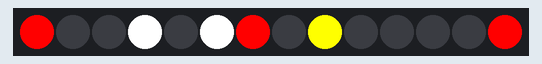
Recording of a sketch running on a simulated ESP32. On the bench: 14 RGB LEDs in strip order, left to right. WiFi joins after 1.5 s; servers stay silent unless stated; network time is answered at once with the bench clock; the local clock reads 2024-03-15 10:24:30 at power-on unless the sketch sets it; what the sketch prints to the serial monitor is not drawn.

Above: at 1.6 s.
At 5.6 s:
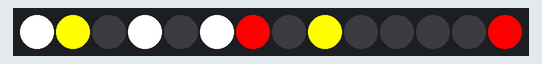
At 10.6 s:
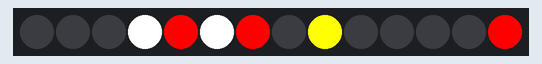
At 19.6 s:
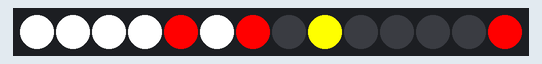
At 28.6 s:
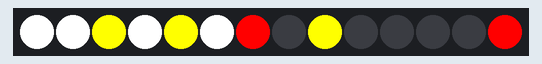
At 38.6 s:
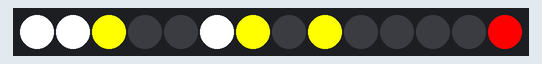

The sketch:

Linearuhr.ino
```cpp
/*
  Project: Linearuhr von NTC Zeit Server mit ESP32
  Author: Michael Todtenbier
  Date: Created 02.07.2024
  Version: V1.0
  IDE: Arduino IDE 1.8.19

  Required libraries (sketch -> include library -> manage libraries)
  -Grüße aus Flensburg
*/

#include <WiFi.h>
#include <WiFiUdp.h>
#include <NTPClient.h>
//#include <Adafruit_NeoPixel.h>
#include <FastLED.h>

#define DATA_PIN 27 // Pin für LED-Streifen
const byte NUM_LEDS = 14; // Anzahl der WS2811-Chips
// This is an array of leds. One item for each led in your strip.
CRGB leds[NUM_LEDS];

WiFiUDP ntpUDP;
NTPClient timeClient(ntpUDP, "pool.ntp.org", 7200, 60000);

// Wi-Fi Settings
const char *wifi_ssid = "YourSSID";
const char *wifi_password = "YourPassword";
const char* NTP_SERVER = "de.pool.ntp.org";
const char* TZ_INFO = "CET-1CEST-2,M3.5.0/02:00:00,M10.5.0/03:00:00";

/*
  time_t now;
  tm tm;
*/

void setup () {
  Serial.begin(115200);

  // Verbindung zu WiFi herstellen
  delay(10);
  WiFi.begin(wifi_ssid, wifi_password);
  int counter = 0;
  while (WiFi.status() != WL_CONNECTED) {
    delay(500);
    if (++counter > 100) ESP.restart();
    Serial.print(".");
  }
  Serial.println("WiFi connected");

  //FastLED aktivieren
  FastLED.addLeds<WS2811, DATA_PIN, GRB>(leds, NUM_LEDS);

  // NTP Client starten
  timeClient.begin();
}

void loop () {
  timeClient.update();

  byte hoursH = timeClient.getHours() / 10;
  byte hoursL = timeClient.getHours() % 10;
  byte minutesH = timeClient.getMinutes() / 10;
  byte minutesL = timeClient.getMinutes() % 10;
  byte secondsH = timeClient.getSeconds() / 10;
  byte secondsL = timeClient.getSeconds() % 10;

//  Serial.printf(" \tUhrzeit: %02d:%02d:%02d \n", hours, minutes, seconds);
  for (int i = 0; i < NUM_LEDS; i++)leds[i] = CRGB::Black;


  //Zehnerstunden
  if (hoursH > 1) leds[13] = CRGB::Yellow;
  else if (hoursH ) leds[13] = CRGB::Red;

  //Einerstunden
  if (hoursL > 8) {leds[12] = CRGB::White; leds[11] = CRGB::White; leds[10] = CRGB::White;}
  else if (hoursL > 7) {leds[12] = CRGB::Yellow; leds[11] = CRGB::White; leds[10] = CRGB::White;}
  else if (hoursL > 6) {leds[12] = CRGB::Red; leds[11] = CRGB::White; leds[10] = CRGB::White;}
  else if (hoursL > 5) {leds[11] = CRGB::White; leds[10] = CRGB::White;}
  else if (hoursL > 4) {leds[11] = CRGB::Yellow; leds[10] = CRGB::White;}
  else if (hoursL > 3) {leds[11] = CRGB::Red; leds[10] = CRGB::White;}
  else if (hoursL > 2) leds[10] = CRGB::White;
  else if (hoursL > 1) leds[10] = CRGB::Yellow;
  else if (hoursL )leds[10] = CRGB::Red;


  //Zehnerminuten
  if ( minutesH > 4) {leds[9] = CRGB::Yellow; leds[8] = CRGB::White;}
  else if ( minutesH > 3) {leds[9] = CRGB::Red; leds[8] = CRGB::White;}
  else if ( minutesH > 2) leds[8] = CRGB::White;
  else if ( minutesH > 1) leds[8] = CRGB::Yellow;
  else if ( minutesH ) leds[8] = CRGB::Red;

  //Einerminuten
  if ( minutesL > 8) {leds[7] = CRGB::White; leds[6] = CRGB::White; leds[5] = CRGB::White;}
  else if ( minutesL > 7) {leds[7] = CRGB::Yellow; leds[6] = CRGB::White; leds[5] = CRGB::White;}
  else if ( minutesL > 6) {leds[7] = CRGB::Red; leds[6] = CRGB::White; leds[5] = CRGB::White;}
  else if ( minutesL > 5) {leds[6] = CRGB::White; leds[5] = CRGB::White;}
  else if ( minutesL > 4) {leds[6] = CRGB::Yellow; leds[5] = CRGB::White;}
  else if ( minutesL > 3) {leds[6] = CRGB::Red; leds[5] = CRGB::White;}
  else if ( minutesL > 2) leds[5] = CRGB::White;
  else if ( minutesL > 1) leds[5] = CRGB::Yellow;
  else if ( minutesL )leds[5] = CRGB::Red;


  //Zehnersekunden
  if (secondsH > 4) {leds[4] = CRGB::Yellow; leds[3] = CRGB::White;}
  else if (secondsH > 3) {leds[4] = CRGB::Red; leds[3] = CRGB::White;}
  else if (secondsH > 2) leds[3] = CRGB::White;
  else if (secondsH > 1) leds[3] = CRGB::Yellow;
  else if (secondsH) leds[3] = CRGB::Red;

  //Einersekunden
  if (secondsL > 8) {leds[2] = CRGB::White; leds[1] = CRGB::White; leds[0] = CRGB::White;}
  else if (secondsL > 7) {leds[2] = CRGB::Yellow; leds[1] = CRGB::White; leds[0] = CRGB::White;}
  else if (secondsL > 6) {leds[2] = CRGB::Red; leds[1] = CRGB::White; leds[0] = CRGB::White;}
  else if (secondsL > 5) {leds[1] = CRGB::White; leds[0] = CRGB::White;}
  else if (secondsL > 4) {leds[1] = CRGB::Yellow; leds[0] = CRGB::White;}
  else if (secondsL > 3) {leds[1] = CRGB::Red; leds[0] = CRGB::White;}
  else if (secondsL > 2) leds[0] = CRGB::White;
  else if (secondsL > 1) leds[0] = CRGB::Yellow;
  else if (secondsL) leds[0] = CRGB::Red;

  FastLED.show();
  FastLED.delay(1000);
}
```

Measured:
- what the display in image 3 shows lasts 1.0 s, from 19.6 s to 20.6 s
